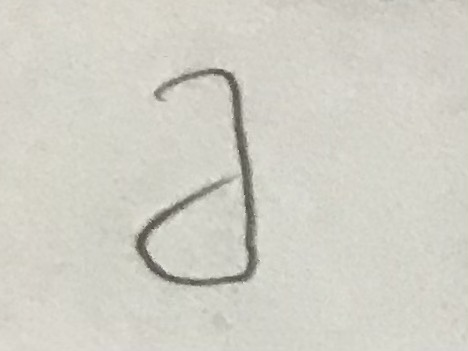
#> input picture cv/Assel/IMG-9002 (1).jpg, 468 x 351 px; its folder holds only this picture in this run
$ python convert_image_to_bw.py
#> lines starting #> are read from the running program, lines starting #| are printed output that depends on the picture; after the words box and inside, x2 and y2 are one past the last pixel; in counts of white or black regions, pixels touching at a corner belong together
import os
from PIL import Image
import cv2


def resizeImage(input_image_path, output_image_path, size):
    original_image = Image.open(input_image_path)
    resized_image = original_image.resize(size)
    resized_image.save(output_image_path)


alphaPath = "alpha.json"
foldersPath = "cv/"
folders = os.listdir(foldersPath)
filesAbsoluteDir = []
filesNames = []
bWFolder = "dataset/"
for folder in folders:
    path = foldersPath + folder
    temp = [path + "/" + i for i in os.listdir(path)]
    filesAbsoluteDir += temp
    tempNames = [i for i in os.listdir(path)]
    filesNames += tempNames
#> pass 2 of the loop `for folder in folders:`:

for i in range(len(filesNames)):
    print(filesAbsoluteDir[i])
    originalImage = cv2.imread(filesAbsoluteDir[i])
#> originalImage is the input picture: shape (351, 468, 3); mean B, G, R 198.6, 208.1, 209.5
    grayImage = cv2.cvtColor(originalImage, cv2.COLOR_BGR2GRAY)
    (thresh, blackAndWhiteImage) = cv2.threshold(grayImage, 127, 255, cv2.THRESH_BINARY)
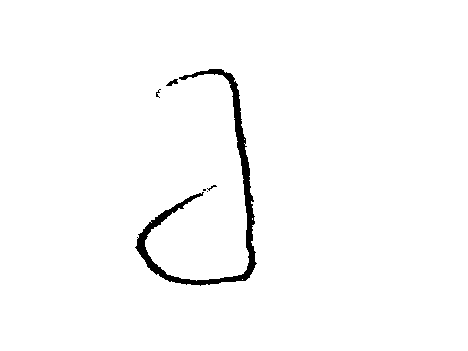
#> blackAndWhiteImage: shape (351, 468); 98.2% white; 6 black regions (4 under 20 px), largest, box (x1, y1, x2, y2) and area: (135, 69, 257, 286) 2853, (166, 79, 178, 86) 44
    cv2.imwrite(bWFolder + filesNames[i], blackAndWhiteImage)
    resizeImage(bWFolder + filesNames[i], bWFolder + filesNames[i], (28, 28))
#> in resizeImage, `resized_image = original_image.resize(size)`:
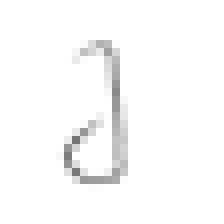
#> resized_image: PIL image 28x28 L (shown 8 times larger); min 117, max 255, mean 250
#> pass 2 of the loop `for i in range(len(filesNames)):`:
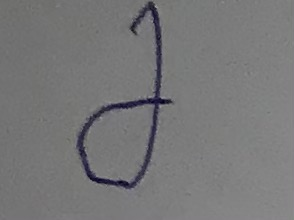
#> input picture cv/Batyrkhan/IMG-9542 (1).jpg, 294 x 220 px
#> originalImage is the input picture: shape (220, 294, 3); mean B, G, R 119.8, 119, 119.2
#> grayImage: shape (220, 294)
#> `(thresh, blackAndWhiteImage) = cv2.threshold(grayImage, 127, 255, cv2...`:
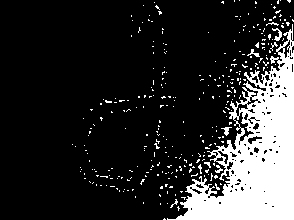
#> blackAndWhiteImage: shape (220, 294); 17.7% white; 310 white regions (300 under 20 px), largest, box (x1, y1, x2, y2) and area: (167, 24, 294, 220) 10164, (272, 28, 282, 41) 55, (221, 127, 232, 136) 41
#> original_image: PIL image 294x220 L
#> in resizeImage (call 2), `resized_image = original_image.resize(size)`:
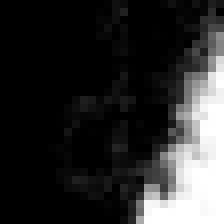
#> resized_image: PIL image 28x28 L (shown 8 times larger); min 0, max 255, mean 45.4
